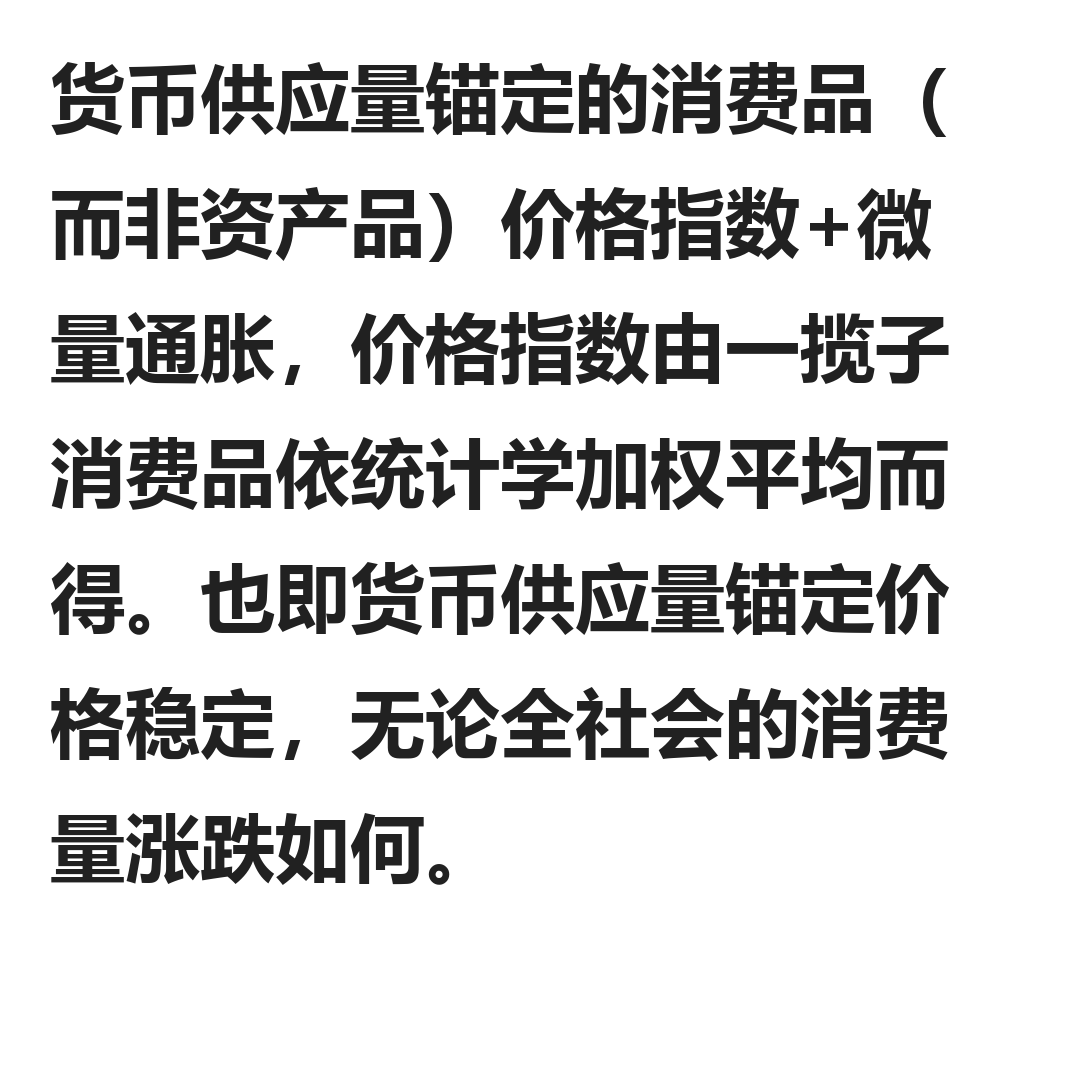

Recreate this plot in Python.
from PIL import Image, ImageDraw, ImageFont

def create_image_with_wrapped_text(text, font_path='fonts/msyh.ttf', image_size=(1080, 1080), output_path='991_文字自动排版以适应图片.png'):
    # 计算文字
    #print(text.encode())
    row_spacing=1.6  # 行间距
    img_width_scale=.84  # 一行文字占用的图片宽度是总宽度的比例
    if text.find("\n")==-1:
        column=(row_spacing*len(text))**(1/2)  # 计算一列有多少个字,利用面积开方
        if column.is_integer()==False:
            column+=1
        column=int(column)
        font_size=int((1080*img_width_scale)/column)
        text="\n".join([text[i:i+column] for i in range(0, len(text), column)])
    else:
        ddd=text.split("\n")
        ddd2=[len(dd) for dd in ddd]
        maxx=max(ddd2)
        if maxx>22 or len(ddd)>13:
            print("行字数超过22个字,或行数超过13行")
            print("结束!!!")
            return
        else:
            if maxx>len(ddd)*row_spacing:
                font_size=int((1080*img_width_scale)/maxx)
            else:
                font_size=int((1080*img_width_scale)/(len(ddd)*row_spacing))
    
    # 创建一个空白图片
    img = Image.new('RGB', image_size, color=(255, 255, 255))
    draw = ImageDraw.Draw(img)
    
    # 字体大小设定
    #font_size = w_size
    font = ImageFont.truetype(font_path, font_size)
    
    # 绘制多行文本
    draw.multiline_text(
        xy=(50, int(font_size*(row_spacing-1))),                # 文本位置
        text=text,                  # 要绘制的文本
        fill=(33, 33, 33),             # 文本颜色
        font=font,                  # 字体和大小
        spacing=int(font_size*(row_spacing-1)),                 # 行间距
        align="left"                # 左对齐
    )
    
    # 保存图片
    img.save(output_path)
    #img.show()
    print("输出成功")


# 调用函数
#text="""现代经济不同于古代经济，现代经济由科学技术推动，是一个增量游戏，不是存量与零和游戏。"""

print("请输入文字，以生成图片：")
text=input()

create_image_with_wrapped_text(text, 'fonts/msyhbd.ttc')

